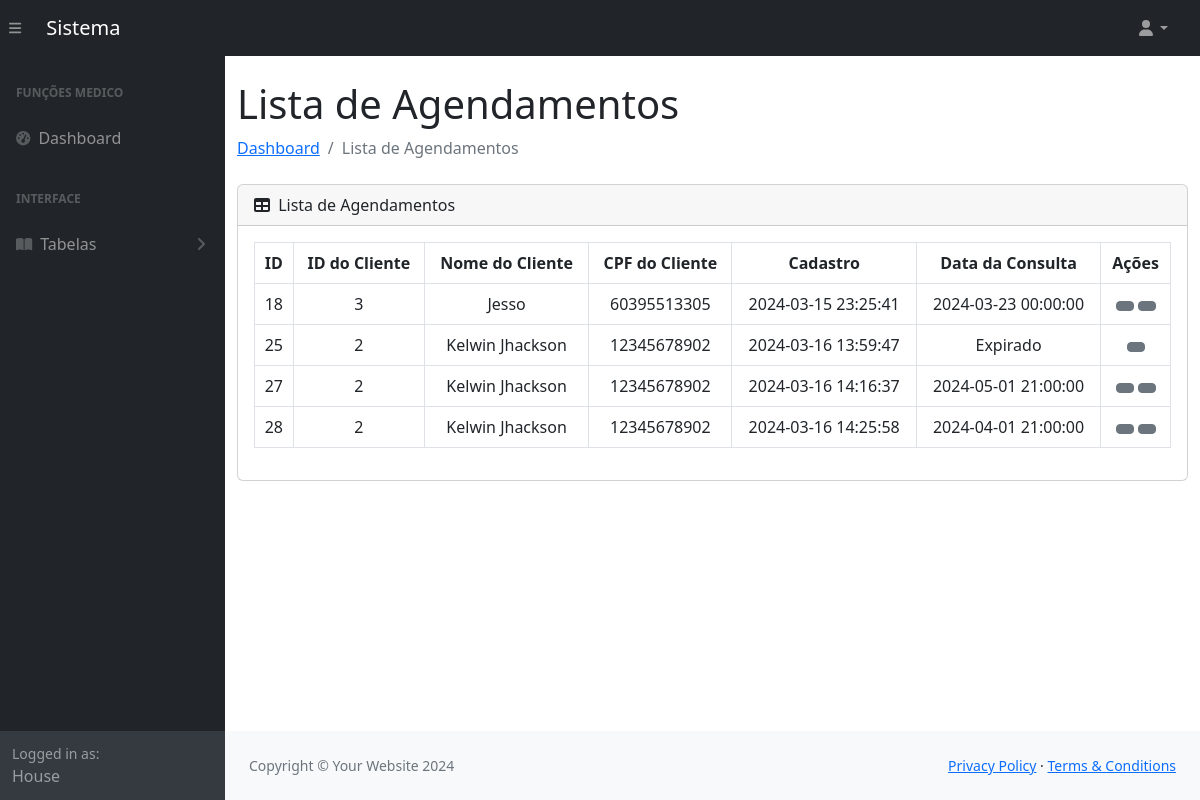
Page /sistema.php?pagina=listarAgendamentos (signed in) on the committed database.
### tables this page shows
CREATE TABLE `agendamentos` (
  `id` int NOT NULL,
  `idCliente` int NOT NULL,
  `nomeCliente` varchar(40) NOT NULL,
  `emailCliente` varchar(40) NOT NULL,
  `cpfCliente` varchar(15) NOT NULL,
  `idMedico` int NOT NULL,
  `cargoMedico` varchar(50) NOT NULL,
  `nomeMedico` varchar(50) NOT NULL,
  `cpfMedico` varchar(15) NOT NULL,
  `criadoEm` timestamp NOT NULL DEFAULT CURRENT_TIMESTAMP,
  `dataConsulta` timestamp NULL DEFAULT NULL,
  `isDeleted` varchar(1) DEFAULT NULL
);

### sistema.php (called while the page is built, shortened)
<?php
    include_once 'controllers/validate.php';
    function pageContent(){
        validarPagina();
    }
    include_once 'views/layout.php';
?>

### models/Manager.php (called while the page is built, shortened)
<?php
	class Manager extends Connect{
		public function select_common($table, $fields, $filters, $query_extra){
			$pdo = parent::get_instance();
			$query = "SELECT ";
			if($fields != null){
				$query .= implode(", ", $fields);
			}else{
				$query .= "*";
			}
			$query .= " FROM $table";
			if($filters != null){
				$query .= " WHERE ";
				foreach ($filters as $key => $value) {
					$query .= "$key=:$key AND ";
				}
				$query = substr($query, 0, -4);
			}
			$statement = $pdo->prepare($query);
			if($filters != null){
				foreach ($filters as $key => $value) {
					$filters[$key] = filter_var($value);
				}
				foreach ($filters as $key => $value) {
					$statement->bindValue(":$key", $value, PDO::PARAM_STR);
				}
			}
			$statement->execute();
			$data = [];
			if($statement->rowCount()){
				while($result = $statement->fetch(PDO::FETCH_ASSOC)){
					$data[] = $result;
				}
			}else{
				return false;
			}
			return $data;
		}
	}
?>

### views/modulos/agendamentos/lista.php (the view, shortened to what this page needs)
<?php
$dataAtual = date("Y-m-d H:i:s");
$dataAtual = strtotime($dataAtual);
?>
<div class="container-fluid">
    <h1 class="mt-4"><?= $titleSection; ?></h1>
    <ol class="breadcrumb mb-4">
        <li class="breadcrumb-item"><a href="#">Dashboard</a></li>
        <li class="breadcrumb-item active"><?= $titleSection; ?></li>
    </ol>
    <div class="card mb-4">
        <div class="card-header">
            <i class="fas fa-table me-1"></i>
            <?= $titleSection; ?>
        </div>
        <div class="card-body">
            <table class="table table-bordered table-hover table-stripped text-center" id="datatablesSimple">
                <thead class="text-center">
                    <?php if (!($_SESSION[sha1("user_data")][0]["tipoAcesso"] == "cliente")) : ?>
                        <th>ID</th>
                        <th>ID do Cliente</th>
                        <th>Nome do Cliente</th>
                        <th>CPF do Cliente</th>
                    <?php endif; ?>
                    <th> Cadastro </th>
                    <th>Data da Consulta</th>
                    <th>Ações</th>
                </thead>
                <tbody>
                    <?php foreach ($lista as $l) : ?>
                        <tr>
                                <?php if ($_SESSION[sha1("user_data")][0]["tipoAcesso"] == "cliente" && $l['nomeCliente'] == $_SESSION[sha1("user_data")][0]["nome"]) : ?>
                                    <td><?= $l['cargoMedico']; ?></td>
                                    <td><?= $l['nomeMedico']; ?></td>
                                    <td><?= $l['cpfMedico']; ?></td>
                                    <td><?= $l['criadoEm']; ?></td>
                                    <td>
                                        <?php if ($dataAtual > strtotime($l['dataConsulta'])) : ?>
                                            Expirado
                                        <?php elseif ($dataAtual <= strtotime($l['dataConsulta'])) : ?>
                                            <?= $l['dataConsulta'] ?>
                                        <?php endif; ?>
                                    </td>
                                    <td>
                                <?php elseif ($_SESSION[sha1("user_data")][0]["tipoAcesso"] == "medico") : ?>
                                    <td><?= $l['id']; ?></td>
                                    <td><?= $l['idCliente']; ?></td>
                                    <td><?= $l['nomeCliente']; ?></td>
                                    <td><?= $l['cpfCliente']; ?></td>
                                    <td><?= $l['criadoEm']; ?></td>
                                    <td>
                                        <?php if ($dataAtual > strtotime($l['dataConsulta'])) : ?>
                                            Expirado
                                        <?php elseif ($dataAtual <= strtotime($l['dataConsulta'])) : ?>
                                            <?= $l['dataConsulta'] ?>
                                        <?php endif; ?>
                                    </td>
                                    <td>
                                <?php endif; ?>
                                <?php if (!($dataAtual > strtotime($l['dataConsulta']))) : ?>
                                    <a href="?pagina=atualizarAgendamento&id=<?= $l['id'] ?>" class="btn btn-sm btn-secondary">
                                    </a>
                                <?php endif; ?>
                                <button class="btn btn-sm btn-secondary" data-bs-toggle="modal" data-bs-target="#exampleModal-<?= $l['id']; ?>">
                                </button>
                                </td>
                        </tr>
                    <?php endforeach; ?>
                </tbody>
            </table>
        </div>
    </div>
</div>

### rows in the picture
agendamentos: id "18", idCliente "3", nomeCliente "Jesso", cpfCliente "60395513305", criadoEm "2024-03-15 23:25:41", dataConsulta "2024-03-23 00:00:00"
agendamentos: id "25", idCliente "2", nomeCliente "Kelwin Jhackson", cpfCliente "12345678902", criadoEm "2024-03-16 13:59:47", shows "Expirado"
agendamentos: id "27", idCliente "2", nomeCliente "Kelwin Jhackson", cpfCliente "12345678902", criadoEm "2024-03-16 14:16:37", dataConsulta "2024-05-01 21:00:00"
agendamentos: id "28", idCliente "2", nomeCliente "Kelwin Jhackson", cpfCliente "12345678902", criadoEm "2024-03-16 14:25:58", dataConsulta "2024-04-01 21:00:00"

### other values in the picture
$userData[0]['nome'] "House"
$titleSection "Lista de Agendamentos"
